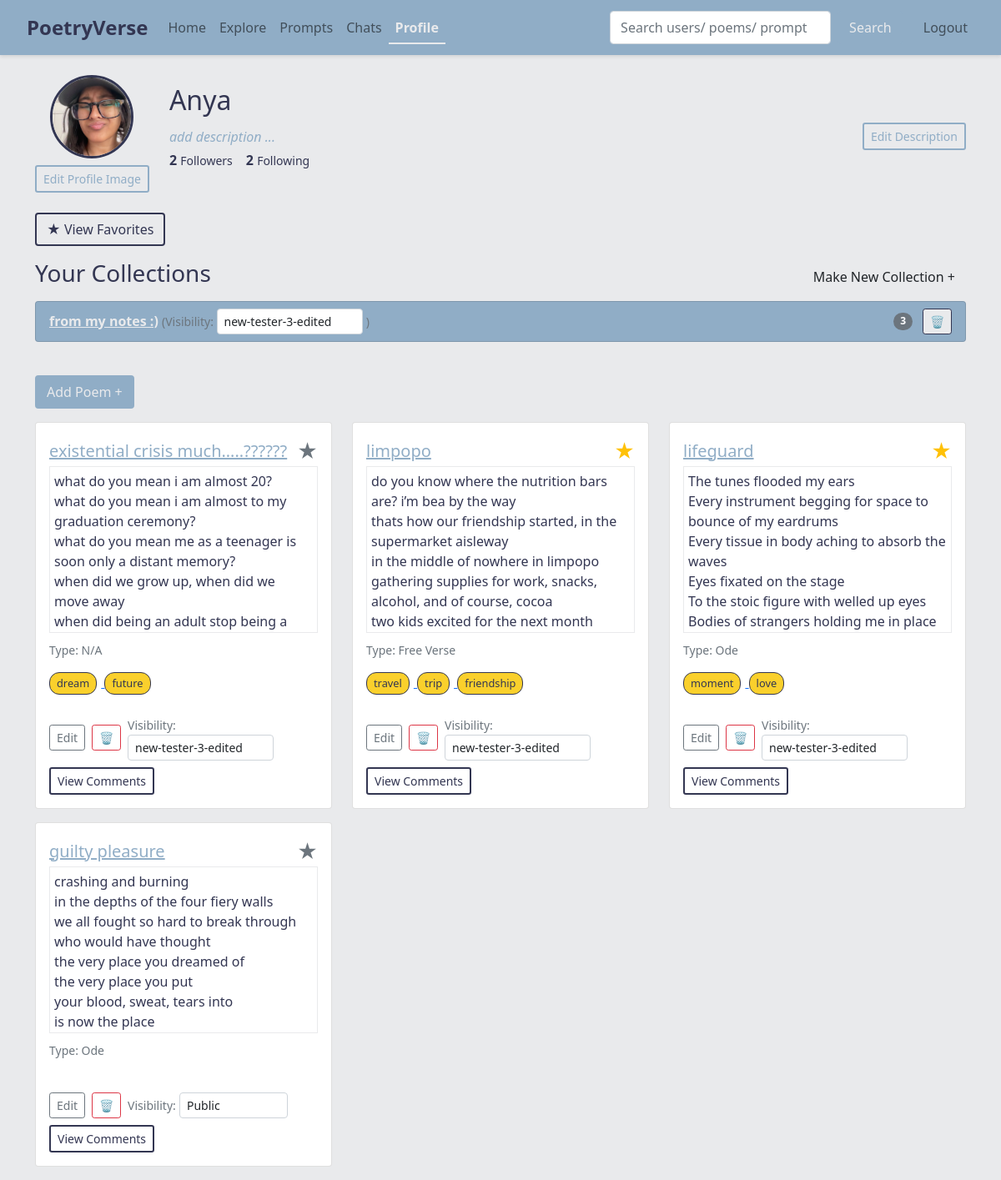
The app's page /profile (signed in), older data.
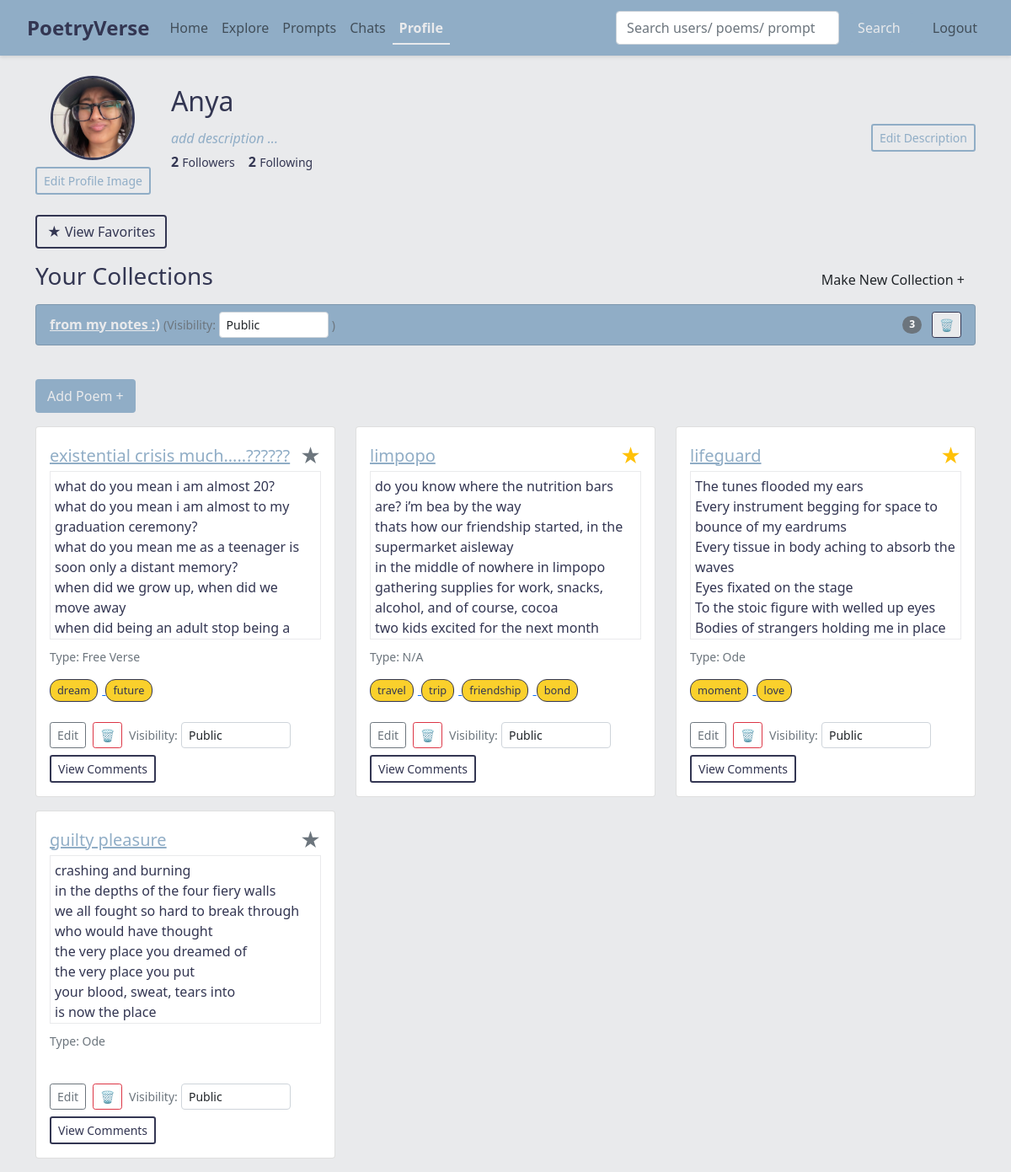
The same page, newer data.
### app.py (models this page shows)
class User(db.Model, UserMixin):
    id = db.Column(db.Integer, primary_key=True)
    username = db.Column(db.String(150), unique=True, nullable=False)
    email = db.Column(db.String(150), unique=True, nullable=False)
    password = db.Column(db.String(200), nullable=False)
    description = db.Column(db.Text, nullable=True)
    profile_image = db.Column(db.String(300), nullable=True)
    poems = db.relationship('Poem', backref='author', lazy=True)
    collections = db.relationship('Collection', backref='owner', lazy=True)
    favorite_poems = db.relationship('Poem', secondary=favorites, backref=db.backref('favorited_by', lazy='dynamic'))
    following = db.relationship('User', secondary=followers,
                                primaryjoin=(followers.c.follower_id == id),
                                secondaryjoin=(followers.c.followed_id == id),
                                backref=db.backref('followers', lazy='dynamic'),
                                lazy='dynamic')

class Collection(db.Model):
    id = db.Column(db.Integer, primary_key=True)
    name = db.Column(db.String(150), nullable=False)
    user_id = db.Column(db.Integer, db.ForeignKey('user.id'), nullable=False)
    poems = db.relationship('Poem', backref='collection', lazy=True)
    visibility = db.Column(db.String(10), nullable=False, default='public')

class Poem(db.Model):
    id = db.Column(db.Integer, primary_key=True)
    title = db.Column(db.String(200), nullable=False)
    content = db.Column(db.Text, nullable=False)
    poem_type = db.Column(db.String(100), nullable=True)
    rating = db.Column(db.Integer, default=0)
    user_id = db.Column(db.Integer, db.ForeignKey('user.id'), nullable=False)
    collection_id = db.Column(db.Integer, db.ForeignKey('collection.id'), nullable=True)
    visibility = db.Column(db.String(10), nullable=False, default='public')
    comments = db.relationship('Comment', backref='poem', lazy=True, cascade="all, delete-orphan")
    tags = db.relationship('Tag', secondary=poem_tags, backref=db.backref('poems', lazy='dynamic'))
    prompt_id = db.Column(db.Integer, db.ForeignKey('prompt.id'), nullable=True)

class Tag(db.Model):
    id = db.Column(db.Integer, primary_key=True)
    name = db.Column(db.String(50), unique=True, nullable=False)

### app.py (the view)
@app.route('/profile')
@login_required
def profile():
    user = current_user
    chat_groups = user.chat_groups.all()
    return render_template('profile.html', user=user, chat_groups=chat_groups)

### app.py (called while the page is built)
@login_manager.user_loader
def load_user(user_id):
    return User.query.get(int(user_id))

### templates/profile.html (shortened to what this page needs)
{% extends "base.html" %}
{% block content %}
<div class="d-flex align-items-center mb-4">
  <div class="me-4 text-center">
    {% if current_user.profile_image %}
      <img id="profileImage" src="{{ current_user.profile_image }}" alt="Profile Image" class="rounded-circle profile-img" style="width: 100px; height: 100px;">
    {% else %}
      <div class="rounded-circle bg-secondary d-flex justify-content-center align-items-center" style="width: 100px; height: 100px;">
        <span class="text-white" style="font-size: 2rem;">?</span>
      </div>
    {% endif %}
    <div class="mt-2">
      <button class="btn btn-sm btn-outline-primary new-coll-btn" data-bs-toggle="modal" data-bs-target="#editProfileImageModal">
        Edit Profile Image
      </button>
    </div>
  </div>
  <div class="flex-grow-1">
    <h2>{{ current_user.username }}</h2>
    <div class="d-flex justify-content-between align-items-center">
      <p id="user-description" class="mb-0">
        {% if current_user.description %}
          {{ current_user.description }}
        {% else %}
          <em class="custom-register">add description ...</em>
        {% endif %}
      </p>
      <button class="btn btn-sm btn-outline-primary new-coll-btn" data-bs-toggle="modal" data-bs-target="#editDescriptionModal">
        Edit Description
      </button>
    </div>
    {% if current_user.is_authenticated %}
    <div class="d-flex mb-3">
      <div class="me-3">
        <strong>{{ current_user.followers.count() }}</strong>
        <small>Followers</small>
      </div>
      <div>
        <strong>{{ current_user.following.count() }}</strong>
        <small>Following</small>
      </div>
    </div>
    {% endif %}
  </div>
</div>
<div class="mb-3">
  <div class="mb-3">
    <a href="{{ url_for('favorites') }}" class="btn btn-outline-warning fav-button">★ View Favorites</a>
  </div>
  <div class="d-flex justify-content-between align-items-center">
    <h3>Your Collections</h3>
    <button class="btn di" data-bs-toggle="modal" data-bs-target="#newCollectionModal">
      Make New Collection +
    </button>
  </div>
  <ul class="list-group mt-2">
    {% for coll in current_user.collections %}
    <li class="list-group-item d-flex justify-content-between align-items-center custom-list-item">
      <div>
        <a href="{{ url_for('collection', collection_id=coll.id) }}">{{ coll.name }}</a>
        <small class="text-muted"> (Visibility: </small>
        <select id="visibilitySelect-{{ coll.id }}" class="form-select form-select-sm d-inline-block" style="width: auto;" onchange="updateCollectionVisibilityHandler({{ coll.id }}, this)">
          <option value="public" {% if coll.visibility == 'public' %}selected{% endif %}>Public</option>
          {% if coll.visibility.startswith('select_group:') %}
            {% set selected_id = coll.visibility.split(':')[1] %}
            {% for group in chat_groups %}
              {% if group.id|string == selected_id %}
                <option value="select_group:{{ group.id }}" selected>{{ group.name }}</option>
              {% endif %}
            {% endfor %}
          {% endif %}
        </select>
        <small class="text-muted">)</small>
      </div>
      <div>
        <span class="badge bg-secondary rounded-pill me-2">{{ coll.poems|length }}</span>
        <button class="btn btn-sm btn-outline-danger delete-btn delete-custom" data-type="collection" data-name="{{ coll.name }}" data-id="{{ coll.id }}">
          &#128465;
        </button>
      </div>
    </li>
    {% else %}
    <li class="list-group-item">No collections yet.</li>
    {% endfor %}
  </ul>
</div>
<br>
<div class="mb-3">
  <a href="{{ url_for('add_poem') }}" class="btn btn-success prf-add">Add Poem +</a>
</div>
<div class="row">
  {% for poem in current_user.poems %}
  <div class="col-md-4 mb-3">
    <div class="card">
      <div class="card-body">
        <div class="d-flex justify-content-between align-items-center">
          <a href="{{ url_for('view_poem', poem_id=poem.id) }}" class="poem-link">
            <h5 class="card-title mb-0">{{ poem.title }}</h5>
          </a>
          <button class="favorite-btn" data-poem-id="{{ poem.id }}">
            <span class="star-icon {% if poem in current_user.favorite_poems %}text-warning{% else %}text-secondary{% endif %}">
              &#9733;
            </span>
          </button>
        </div>
        <div class="card-text custom-poem-profile">
          {{ poem.content | replace('\n', '<br>') | safe }}
        </div>
        <div>
          <p class="small text-muted">Type: {{ poem.poem_type or "N/A" }}</p>
          {% if poem.tags %}
            <div class="poem-tags-summary">
              {% for tag in poem.tags %}
                <a href="{{ url_for('search', q=tag.name) }}" class="tag-chip-link">
                  <span class="tag-chip-display">{{ tag.name }}</span>
                </a>
              {% endfor %}
            </div>
          {% endif %}
        </div>
        <br>
        <div class="d-flex align-items-center">
          <a href="{{ url_for('edit_poem', poem_id=poem.id) }}" class="btn btn-sm btn-outline-secondary">Edit</a>
          <button class="btn btn-sm btn-outline-danger ms-2 delete-btn" data-type="poem" data-name="{{ poem.title }}" data-id="{{ poem.id }}">
            &#128465;
          </button>
          <div class="ms-2">
            <small class="text-muted">Visibility:</small>
            <select class="form-select form-select-sm d-inline-block" style="width: auto;" onchange="updatePoemVisibilityHandler({{ poem.id }}, this)">
              <option value="public" {% if poem.visibility == 'public' %}selected{% endif %}>Public</option>
              {% if poem.visibility.startswith('select_group:') %}
                {% set selected_id = poem.visibility.split(':')[1] %}
                {% for group in chat_groups %}
                  {% if group.id|string == selected_id %}
                    <option value="select_group:{{ group.id }}" selected>{{ group.name }}</option>
                  {% endif %}
                {% endfor %}
              {% endif %}
            </select>
          </div>
        </div>
        <div class="mt-2">
          <button class="btn btn-sm btn-outline-primary view-comments-btn fav-button" data-bs-toggle="modal" data-bs-target="#commentsModal" data-poem-id="{{ poem.id }}">
            View Comments
          </button>
        </div>
      </div>
    </div>
  </div>
  {% else %}
  <p>You haven't added any poems yet.</p>
  {% endfor %}
</div>
{% endblock %}

### templates/base.html (shortened to what this page needs)
<!DOCTYPE html>
<html lang="en">
<head>
  <link href="https://cdn.jsdelivr.net/npm/bootstrap@5.0.2/dist/css/bootstrap.min.css" rel="stylesheet">
  <link rel="stylesheet" href="{{ url_for('static', filename='css/global.css') }}">
</head>
<body>
  <nav class="navbar navbar-expand-lg navbar-light navbar-custom">
    <div class="container-fluid">
      <a class="navbar-brand" href="{{ url_for('home') }}">PoetryVerse</a>
      <div class="collapse navbar-collapse" id="navbarNav">
        <ul class="navbar-nav me-auto">
          <li class="nav-item">
            <a class="nav-link {% if request.endpoint == 'home' %}active{% endif %}" href="{{ url_for('home') }}">Home</a>
          </li>
          <li class="nav-item">
            <a class="nav-link {% if request.endpoint == 'explore' %}active{% endif %}" href="{{ url_for('explore') }}">Explore</a>
          </li>
          <li class="nav-item">
            <a class="nav-link {% if request.endpoint == 'prompts' %}active{% endif %}" href="{{ url_for('prompts') }}">Prompts</a>
          </li>
          {% if current_user.is_authenticated %}
          <li class="nav-item">
            <a class="nav-link {% if request.endpoint == 'chats' %}active{% endif %}" href="{{ url_for('chats') }}">Chats</a>
          </li>
          <li class="nav-item">
            <a class="nav-link {% if request.endpoint == 'profile' %}active{% endif %}" href="{{ url_for('profile') }}">Profile</a>
          </li>
          {% endif %}
        </ul>
        <form class="d-flex me-3" action="{{ url_for('search') }}" method="GET">
          <input class="form-control me-2 custom-searchbar" type="search" name="q" placeholder="Search users/ poems/ prompts">
          <button class="btn btn-outline-success prf-add" type="submit">Search</button>
        </form>
        <ul class="navbar-nav">
          {% if current_user.is_authenticated %}
          <li class="nav-item">
            <a class="nav-link" href="{{ url_for('logout') }}">Logout</a>
          </li>
          {% endif %}
        </ul>
      </div>
    </div>
  </nav>
  <div class="container mt-4">
    {% block content %}{% endblock %}
  </div>
</body>
</html>

### static/css/global.css (style rules this page uses)
body { background-color: #e9eaec; color: #333652; }
.navbar-custom { background-color: #90adc6 !important; padding: 10px 20px; box-shadow: 0 2px 4px rgba(0,0,0,0.1); }
.navbar-custom .nav-link { color: #333652; font-weight: 500; transition: color 0.3s, border-bottom 0.3s; position: relative; }
.navbar-custom .nav-link.active { color: #e9eaec !important; font-weight: 600; }
.navbar-custom .nav-link.active::after { content: ''; display: block; width: 100%; height: 2px; background-color: #e9eaec; position: absolute; bottom: 0; left: 0; }
.navbar-brand { font-size: 1.5rem; font-weight: bold; color: #333652 !important; }
.delete-custom { background-color: #e9eaec; border: 1px solid #333652; }
.custom-list-item { background-color: #90adc6; color: #e9eaec !important; }
li.custom-list-item a, li.custom-list-item a:link, li.custom-list-item a:visited, li.custom-list-item a:hover, li.custom-list-item a:active { color: #e9eaec !important; background-color: #90adc6; font-weight: bold; }
.new-coll-btn { background-color: #e9eaec; border: 2px solid #90adc6; color: #90adc6; }
.prf-add { background-color: #90adc6; color: #e9eaec; border: 2px solid #90adc6; }
.custom-register { color: #90adc6 !important; }
.profile-img { width: 100px; height: 100px; border-radius: 50%; object-fit: cover; object-position: center; border: 3px solid #333652; }
.poem-link { color: #90adc6; }
.favorite-btn { border: none; background: none; padding: 0; font-size: 1.5rem; cursor: pointer; }
.star-icon { font-size: 1.5rem; color: black; transition: color 0.1s ease-in-out; }
.star-icon.text-warning { color: gold; }
.fav-button { background: none !important; border: 2px solid #333652; color: #333652; }
.tag-chip-display { display: inline-block; background-color: #fad02c; color: #333652; padding: 3px 8px; border: 1px solid #333652; border-radius: 12px; font-size: 0.8rem; margin-right: 5px; transition: color 0.9s ease-in-out; }
.custom-poem-profile { height:200px; overflow-y:auto; margin-bottom: 10px; padding: 5px; border: 1px solid #e9eaec; }
.custom-searchbar { width: 265px; }

Row changes from the older to the newer data that the page shows:
changed Collection "from my notes :)": visibility+id "new-tester-3-edited" → "Public"
changed Poem "existential crisis much…..??????": poem_type "N/A" → "Free Verse"; visibility+id "new-tester-3-edited" → "Public"
changed Poem "limpopo": poem_type "Free Verse" → "N/A"; visibility+id "new-tester-3-edited" → "Public"
added Tag: name "bond", shown under Poem "limpopo"
changed Poem "lifeguard": visibility+id "new-tester-3-edited" → "Public"
